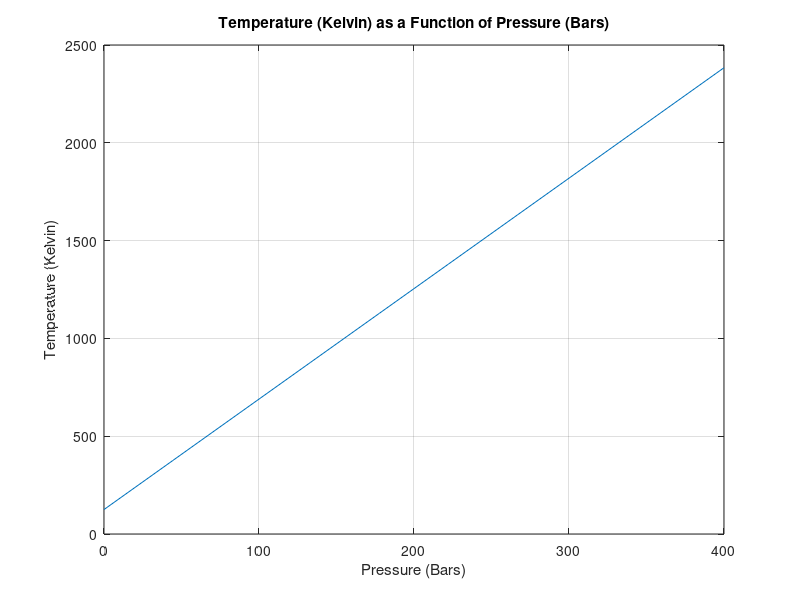
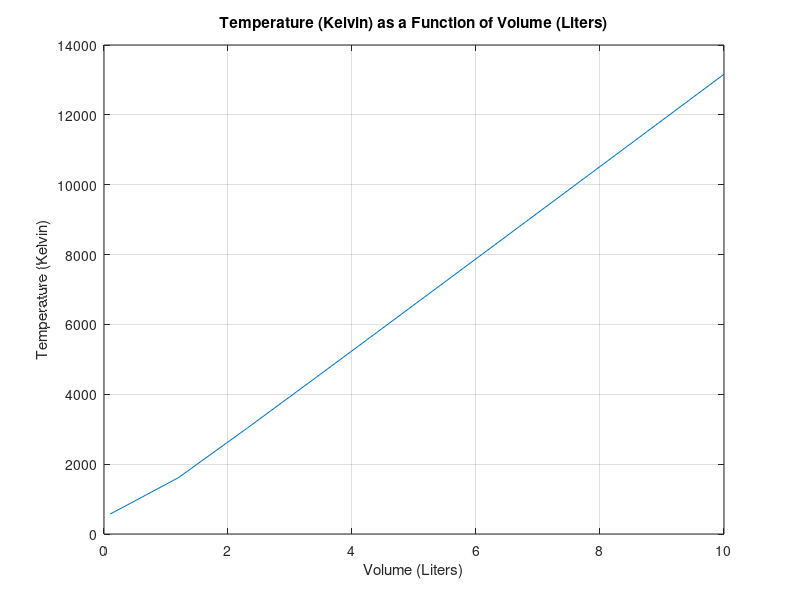

The MATLAB source for these figures, in order:
%%%%%%%%%%%%%%%%%%%%%%%%%%%%%%%%%%%%%%%%%%%%%%%%%%%%%%%%%%%%%%%%%%%%%%%%%%%
%
%  Program Description: Calculates and plots tempereature of gas based on
%  varrying inputs
%
%%%%%%%%%%%%%%%%%%%%%%%%%%%%%%%%%%%%%%%%%%%%%%%%%%%%%%%%%%%%%%%%%%%%%%%%%%%

% --- INPUTS ---
%defines constant n (number of moles of gas) with units moles
n = 2;       
%defines constant a (gas characteristic) with units (L^2*bar)/mol^2
a = 5.536;   
%defines constant b (gas characteristic) with units L/mol
b = 0.03049;    
%defines constant R (ideal gas constant) with units (L*bar)/(K*mol)
R = 0.08314472; 

%Part (a)
%defines P_a (pressure) as 10 values from 0 to 400 bars
P_a = linspace(0, 400, 10); 
%defines V_a (volume) as 1 liter
V_a = 1;
    
%Part (b)
%defines P_b (pressure) as 220 bars
P_b = 220;
%defines V_b (volume) as 10 values from 0.1 to 10.0 liters
V_b = linspace(0.1, 10.0, 10);

%Part (c)
%defines P_c (pressure) as 10 values from 0 to 400 bars
P_c = linspace(0, 400, 10);
%defines V_c (volume) as 10 values from 0.1 to 10.0 liters
V_c = linspace(0.1, 10.0, 10);
    
% --- CALCULATIONS ---
%Part (a)
%calculates T_a (temperature) values based on Part (a) data
T_a = ((P_a + (n^2 * a) / (V_a^2)) * (V_a - n * b)) / (n * R);
    
%Part (b)
%calculates T_b (temperature) values based on Part (b) data
T_b = ((P_b + (n^2 * a) ./ (V_b.^2)) .* (V_b - n * b)) ./ (n * R);

%Part (c)
%calculates T_c (temperature) values based on Part (c) data
T_c = ((P_c + (n^2 * a) ./ (V_c.^2)) .* (V_c - n * b)) ./ (n * R);

% --- OUTPUTS ----
%Part (a)
%T_a =
%
%1.0e+003 *
%
%Columns 1 through 7
%
%0.1250    0.3760    0.6270    0.8780    1.1289    1.3799    1.6309
%
%Columns 8 through 10
%
%1.8819    2.1328    2.3838

%plots T_a (temperature) as a function of P_a (pressure)on figure 1
figure(1);
plot(P_a, T_a);
xlabel('Pressure (Bars)');
ylabel('Temperature (Kelvin)');
title('Temperature (Kelvin) as a Function of Pressure (Bars)');
grid;
    

%Part (b)
%T_b =
%
%1.0e+004 *
%
%Columns 1 through 7
%
%0.0571    0.1612    0.3019    0.4456    0.5902    0.7352    0.8803
%
%Columns 8 through 10
%
%1.0256    1.1709    1.3163
        
%plots T_b (temperature) as a function of V_b (volume)on figure 2
figure(2);
plot(V_b, T_b);
xlabel('Volume (Liters)');
ylabel('Temperature (Kelvin)');
title('Temperature (Kelvin) as a Function of Volume (Liters)');
grid;


%Part (c)
%T_c =
%
%  1.0e+004 *
%
%  Columns 1 through 7
%
%    0.0520    0.0410    0.1253    0.2716    0.4775    0.7426    1.0666
%
%  Columns 8 through 10
%
%    1.4496    1.8914    2.3921